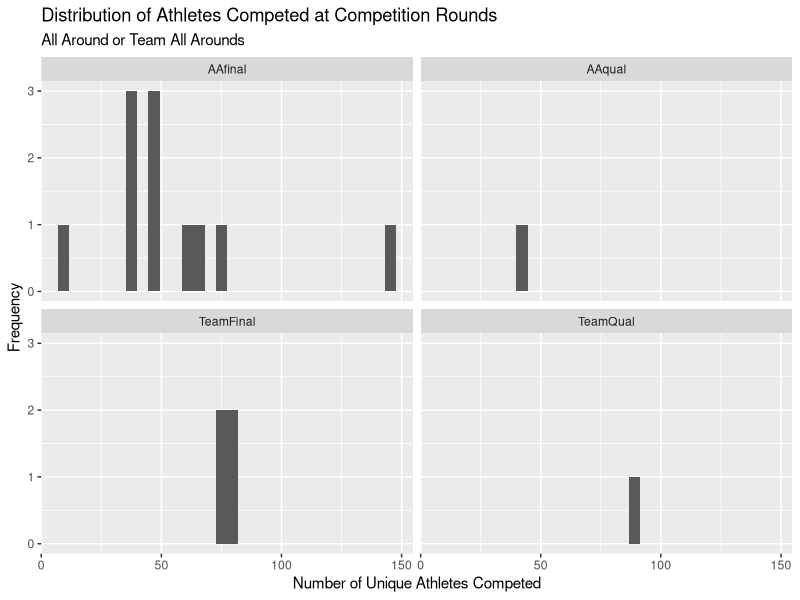
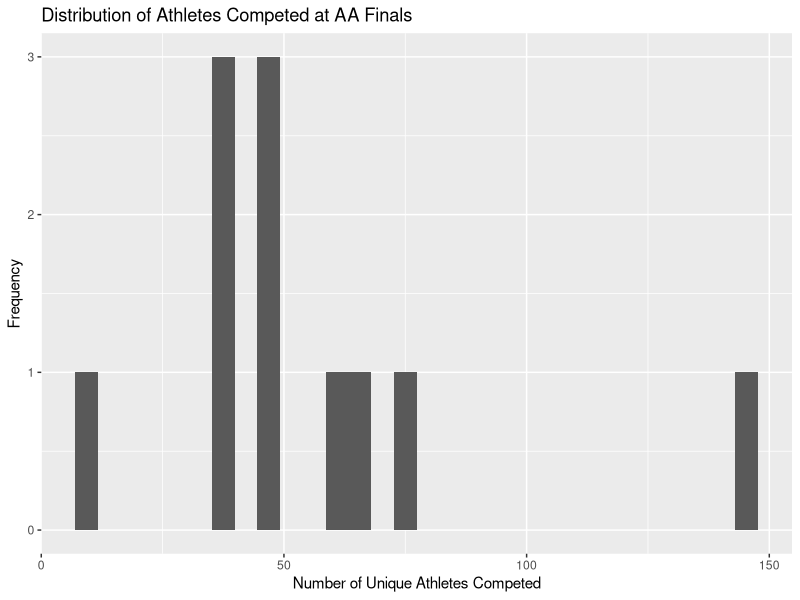
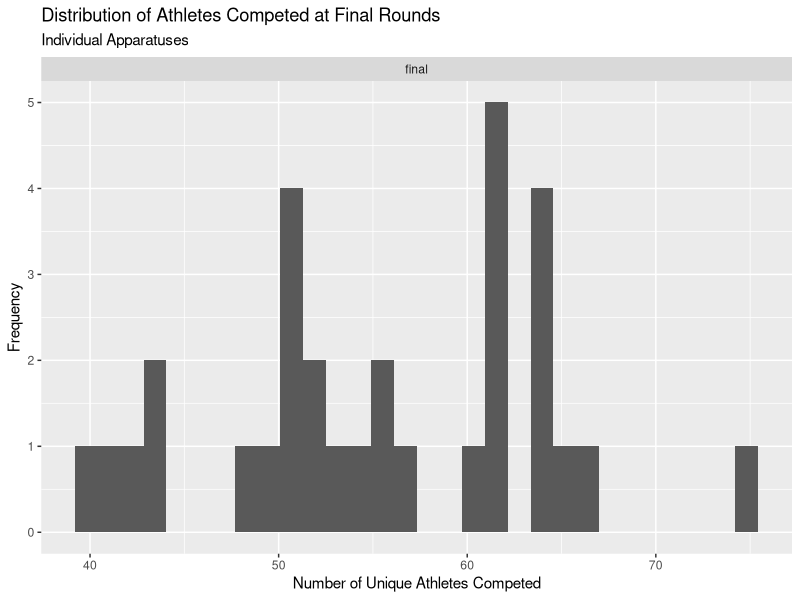
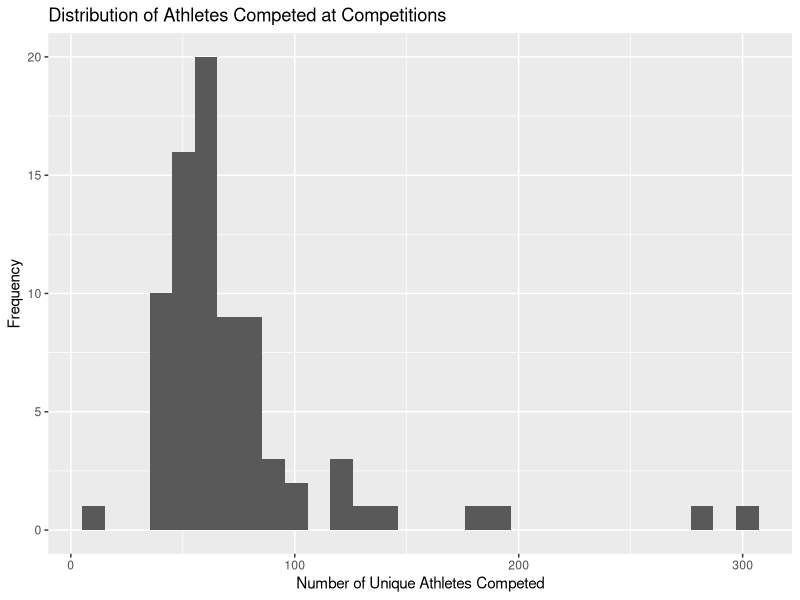

Recreate these plots in R, in order.
## ---- chunk 1
#| echo : false
#| label: downloading-packages
#| message: false
#| include: false

library(tidyverse)
library(knitr)
library(stringr)
## ---- chunk 2
#| echo : false
#| label: read-data
#| message: false
#| include: false

#make sure this is forked to github so it's not a local file path
earlydata <- read_csv("Cleaned Data/data_2017_2021.csv")
laterdata <- read_csv("Cleaned Data/data_2022_2023.csv")

#will not be using early dataset because it only contains data about female athletes
early <- earlydata |>
  drop_na(Score, E_Score, D_Score, Apparatus, Round, Location, Competition, Country, Gender)

later <- laterdata |>
  drop_na(Score, E_Score, D_Score, Apparatus, Round, Location, Competition, Country, Gender)
## ---- chunk 3
#indonesian gymnast's name is Abiyu RAFI not ABIYURAFI
laterdata <- laterdata |>
  mutate(FirstName = ifelse(LastName == "ABIYURAFI" & FirstName == ".", "Abiyu", FirstName),
    LastName = ifelse(LastName == "ABIYURAFI", "RAFI", LastName),
    Apparatus = if_else(Apparatus == 'hb', 'HB', Apparatus))


laterdata <- laterdata |>
  mutate(firstname_check = ifelse(str_length(FirstName) >= 3, 1, 0),
         lastname_check = ifelse(str_length(LastName) >= 3, 1, 0))

laterdata <- laterdata |>
  mutate(FirstName = ifelse(firstname_check == 0, paste0(FirstName, "_"), FirstName),
         LastName = ifelse(lastname_check == 0, paste0(LastName, "_"), LastName))

#based on string methods -- creating unique athlete IDs
laterdata <- laterdata |>
  mutate(unique_id = paste0(str_sub(FirstName, 1, 3), str_sub(LastName, 1, 3), "_", Country))

#create a vector for AA or team
AA_team <- c("AAfinal", "TeamFinal", "TeamQual", "AAqual")
'%notin%' <- function(x,y)!('%in%'(x,y))

finals_vector <- c("AAfinal", "TeamFinal", "final")
## ---- chunk 4
#these quantiles are already grouped by gender and competition, round, apapratus, etc. so no bleeding
quantiled_data <- laterdata |>
  group_by(Gender, Competition, Round, Apparatus) |>
  mutate(quantile_20s = ntile(-Score, 5),
         quantile_10s = ntile(-Score, 10))

#filter out the athletes who have NEVER made it to a final, ever
filtered_data <- quantiled_data |>
  group_by(unique_id) |>
  filter(any(Round == "final" | Round == "TeamFinal" | Round == "AAfinal")) |>
  ungroup()

#summary of number of athletes competed in each competition in each round
number_athletes <- filtered_data |>
  group_by(Competition, Round) |>
  summarise(athletes_participated = n_distinct(unique_id))


# at the oceania continental championships, only 10 unique athletes competed
# every other competition at each round has at minimum 36 athletes competing
#at these final rounds, there are at least 40 athletes in each final, so it's fine
#going to left join to show the number of athletes that participated per round

joined_data <- filtered_data |>
  left_join(number_athletes, by = c("Competition", "Round"))

#now the athletes_participated column = how many athletes competed in it


#this filters out the individual records for ppl who were not in top quantiles at a competition
final_data <- joined_data |>
  filter((athletes_participated <= 100 & quantile_20s == 1) | (athletes_participated > 100 & quantile_10s == 1) | (Competition == "Oceania Continental Championships 2023" & quantile_20s %in% c(1, 2)))

#now let's check the number of unique athletes left
# final_data |>
#   group_by(Country) |>
#   summarise(athletes_left = n_distinct(unique_id))

#there are 679 athletes left in total once we have filtered, USA still has 91 left
## ---- chunk 5
number_athletes |>
  filter(Round %in% AA_team) |>
  ggplot(aes(x = athletes_participated)) +
    geom_histogram() +
    facet_wrap(~ Round) +
    labs(x = "Number of Unique Athletes Competed",
         y = "Frequency",
         title = "Distribution of Athletes Competed at Competition Rounds",
         subtitle = "All Around or Team All Arounds")

number_athletes |>
  filter(Round == "AAfinal") |>
  ggplot(aes(x = athletes_participated)) +
    geom_histogram() +
    labs(x = "Number of Unique Athletes Competed",
         y = "Frequency",
         title = "Distribution of Athletes Competed at AA Finals")

number_athletes |>
  filter(Round == "final") |>
  ggplot(aes(x = athletes_participated)) +
    geom_histogram() +
    facet_wrap(~ Round) +
    labs(x = "Number of Unique Athletes Competed",
         y = "Frequency",
         title = "Distribution of Athletes Competed at Final Rounds",
         subtitle = "Individual Apparatuses")

ggplot(number_athletes, aes(x = athletes_participated)) +
  geom_histogram() +
  labs(x = "Number of Unique Athletes Competed",
       y = "Frequency",
       title = "Distribution of Athletes Competed at Competitions")

